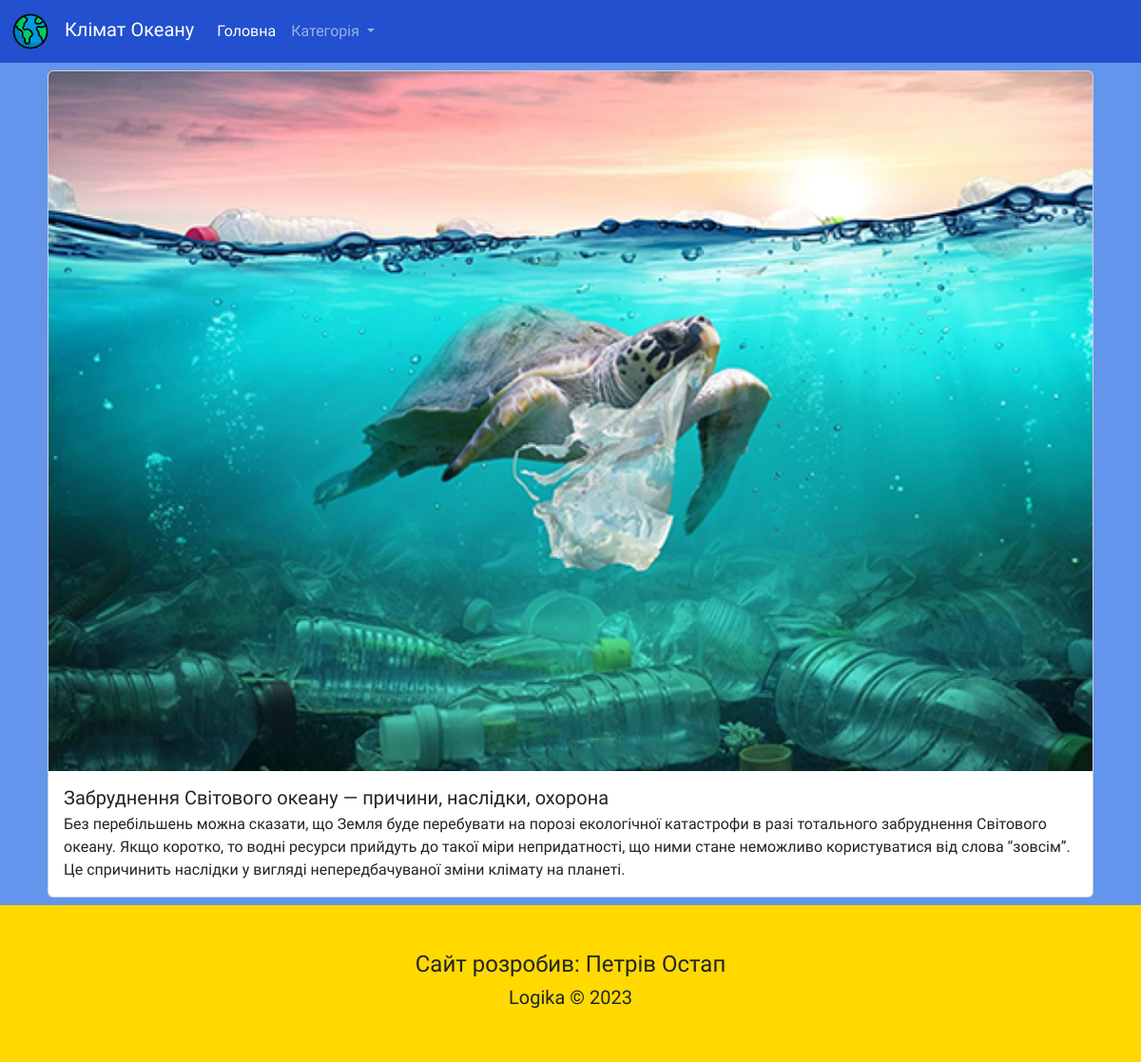
Page /post/0 on the earlier database version.
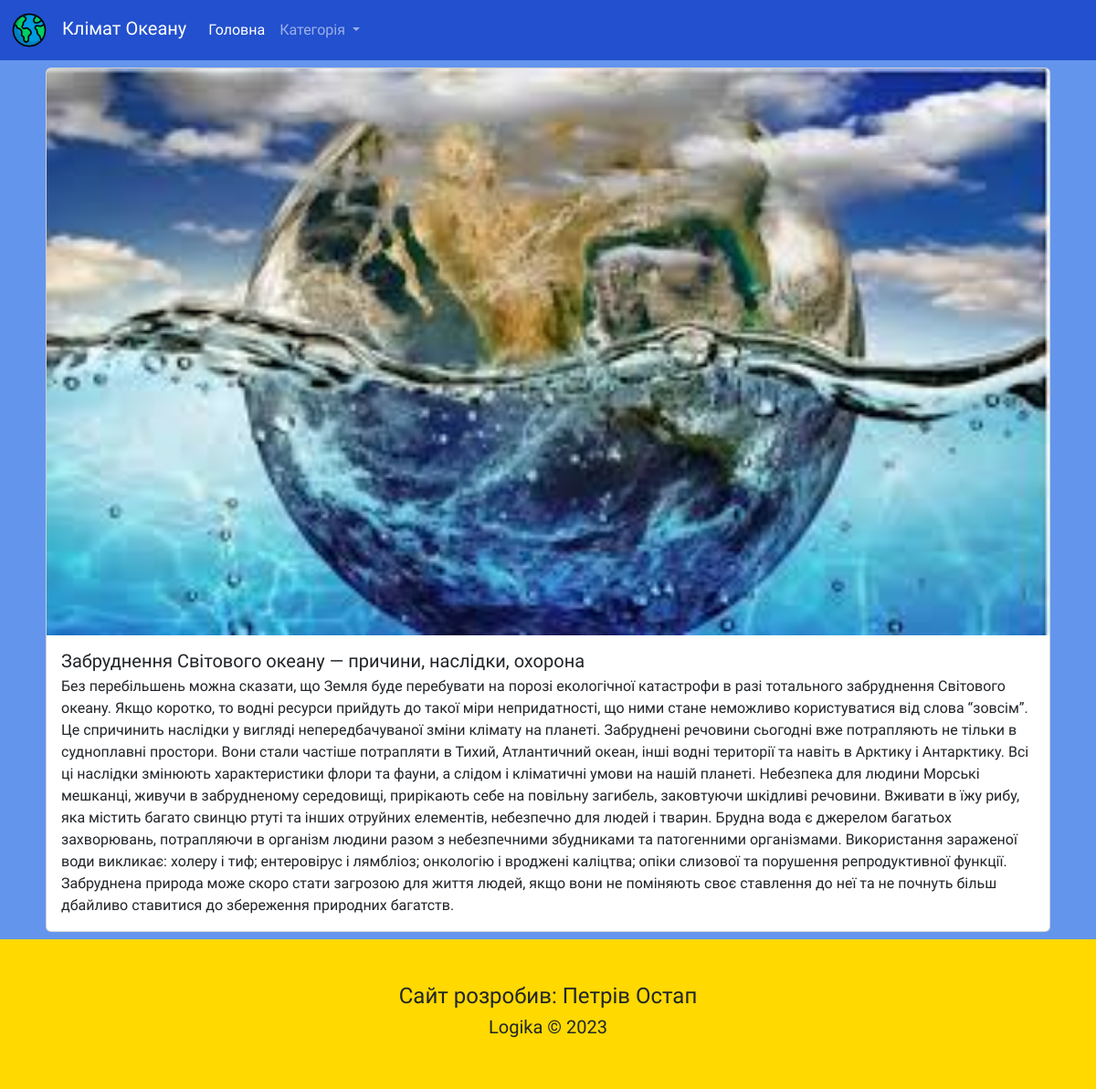
Same page on the later database version.
### tables this page shows
CREATE TABLE "posts" (
	"id"	INTEGER,
	"category_id"	INTEGER,
	"title"	TEXT NOT NULL,
	"text"	TEXT,
	"image"	TEXT DEFAULT 'slide1.jpg',
	"datetime"	TEXT NOT NULL DEFAULT CURRENT_TIMESTAMP,
	"author"	TEXT,
	FOREIGN KEY("category_id") REFERENCES "category"("id"),
	PRIMARY KEY("id" AUTOINCREMENT)
);

### app.py (the view)
@app.route("/post/<post_id>")
def post(post_id):
    post = get_post(post_id)
    category_list = get_categorys()
    return render_template("post.html", category_list = category_list, post=post)

### sql_queries.py (called while the page is built)
def open():
    global conn, cursor
    conn = sqlite3.connect("blog.db")
    cursor = conn.cursor()

def close():
    cursor.close()
    conn.close()

def get_post(post_id):
    open()
    cursor.execute('''SELECT * from posts WHERE id == (?)''', [post_id])
    post = cursor.fetchone()
    conn.commit()
    close()
    return post

def get_categorys():
    open()
    cursor.execute('''SELECT * from category''')
    data = cursor.fetchall()
    conn.commit()
    close()
    return data

### templates/post.html (shortened to what this page needs)
{% extends 'base.html' %}
{% block main %}
<main class="container">
    <div class="card m-2">
        <img src="{{ url_for('static', filename='img/' + post[4]) }}" class="card-img-top" alt="...">
        <div class="card-body">
          <h5 class="card-title">{{post[2]}}</h5>
          <p class="card-text">{{post[3]| safe}}</p>
        </div>
</main>
{% endblock main %}

Differences in the rows shown:
changed posts "Забруднення Світового океану — причини, наслідки, охорона": image: a different picture; text "…зміни клімату на планеті." → "…зміни клімату на планеті. Забруднені речовини сьогодні вже потрапляють не тільки в судноплавні простори. Вони стали частіше потрапляти в Тихий, Атлантичний океан, інші водні території та навіть в Арктику і Антарктику. Всі ці наслідки змінюють характеристики флори та фауни, а слідом і кліматичні умови на нашій планеті. Небезпека для людини Морські мешканці, живучи в забрудненому середовищі, прирікають себе на повільну загибель, заковтуючи шкідливі речовини. Вживати в їжу рибу, яка містить багато свинцю ртуті та інших отруйних елементів, небезпечно для людей і тварин. Брудна вода є джерелом багатьох захворювань, потрапляючи в організм людини разом з небезпечними збудниками та патогенними…"
